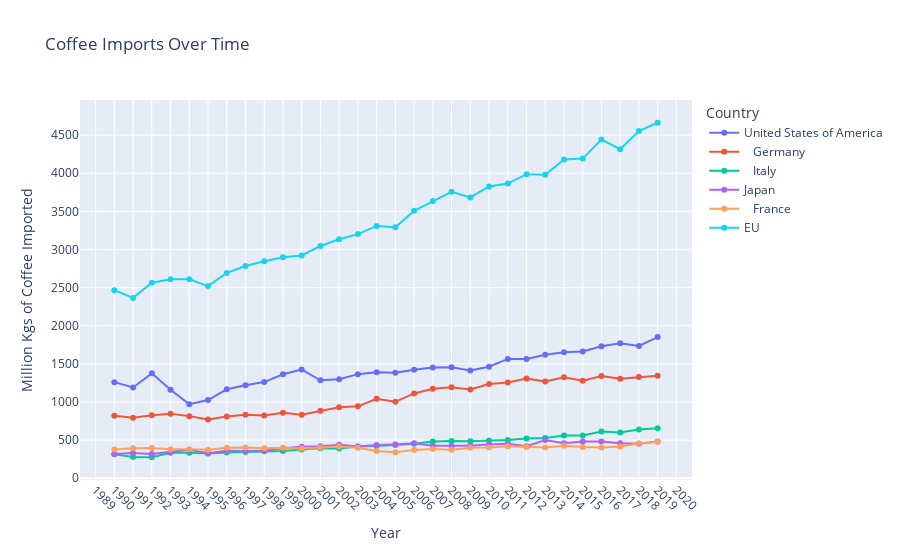

The notebook cell this image was saved under:
### Markdown cell above
Okay with that done, let's check out the results of this!

### Code cell
# Create an interactive line plot
importers_fig = px.line(filtered_df, x='Year', y='Value', color='Country', title='Coffee Imports Over Time')

# Add hover data (displays the value when hovering over a point)
importers_fig.update_traces(mode='markers+lines', hovertemplate='%{y:.2f}')

# Customize the plot
importers_fig.update_xaxes(title_text='Year',tickmode='linear', tickvals=df_long['Year'].unique(),tickangle=45)
importers_fig.update_yaxes(title_text='Million Kgs of Coffee Imported')

# Show the plot
importers_fig.show()

### Figure 1 — Plotly figure (JSON) as saved in the notebook; plotly's stock layout.template omitted (floating-point values rounded to 4 significant figures)
{"data": [{"hovertemplate": "%{y:.2f}", "legendgroup": "United States of America", "line": {"color": "#636efa", "dash": "solid"}, "marker": {"symbol": "circle"}, "mode": "markers+lines", "name": "United States of America", "orientation": "v", "showlegend": true, "type": "scatter", "x": [1990, 1991, 1992, 1993, 1994, 1995, 1996, 1997, 1998, 1999, 2000, 2001, 2002, 2003, 2004, 2005, 2006, 2007, 2008, 2009, 2010, 2011, 2012, 2013, 2014, 2015, 2016, 2017, 2018, 2019], "xaxis": "x", "y": [1260.0, 1190.0, 1376.0, 1160.0, 970.3, 1026.0, 1167.0, 1221.0, 1262.0, 1365.0, 1426.0, 1285.0, 1298.0, 1366.0, 1391.0, 1383.0, 1423.0, 1453.0, 1457.0, 1415.0, 1463.0, 1566.0, 1563.0, 1621.0, 1654.0, 1662.0, 1730.0, 1769.0, 1735.0, 1851.0], "yaxis": "y"}, {"hovertemplate": "%{y:.2f}", "legendgroup": "   Germany", "line": {"color": "#EF553B", "dash": "solid"}, "marker": {"symbol": "circle"}, "mode": "markers+lines", "name": "   Germany", "orientation": "v", "showlegend": true, "type": "scatter", "x": [1990, 1991, 1992, 1993, 1994, 1995, 1996, 1997, 1998, 1999, 2000, 2001, 2002, 2003, 2004, 2005, 2006, 2007, 2008, 2009, 2010, 2011, 2012, 2013, 2014, 2015, 2016, 2017, 2018, 2019], "xaxis": "x", "y": [820.3, 793.7, 827.3, 846.4, 815.0, 771.1, 810.4, 834.3, 824.4, 859.2, 833.7, 885.2, 931.0, 943.6, 1041.0, 1003.0, 1113.0, 1174.0, 1193.0, 1165.0, 1236.0, 1256.0, 1309.0, 1270.0, 1325.0, 1279.0, 1342.0, 1306.0, 1329.0, 1346.0], "yaxis": "y"}, {"hovertemplate": "%{y:.2f}", "legendgroup": "   Italy", "line": {"color": "#00cc96", "dash": "solid"}, "marker": {"symbol": "circle"}, "mode": "markers+lines", "name": "   Italy", "orientation": "v", "showlegend": true, "type": "scatter", "x": [1990, 1991, 1992, 1993, 1994, 1995, 1996, 1997, 1998, 1999, 2000, 2001, 2002, 2003, 2004, 2005, 2006, 2007, 2008, 2009, 2010, 2011, 2012, 2013, 2014, 2015, 2016, 2017, 2018, 2019], "xaxis": "x", "y": [314.5, 277.8, 275.7, 335.6, 333.2, 323.3, 336.5, 344.6, 353.3, 356.6, 378.9, 392.5, 391.4, 415.7, 421.9, 436.1, 452.9, 481.7, 490.3, 484.7, 494.2, 501.3, 521.5, 529.4, 561, 559.7, 613.4, 601.2, 638.3, 654.8], "yaxis": "y"}, {"hovertemplate": "%{y:.2f}", "legendgroup": "Japan", "line": {"color": "#ab63fa", "dash": "solid"}, "marker": {"symbol": "circle"}, "mode": "markers+lines", "name": "Japan", "orientation": "v", "showlegend": true, "type": "scatter", "x": [1990, 1991, 1992, 1993, 1994, 1995, 1996, 1997, 1998, 1999, 2000, 2001, 2002, 2003, 2004, 2005, 2006, 2007, 2008, 2009, 2010, 2011, 2012, 2013, 2014, 2015, 2016, 2017, 2018, 2019], "xaxis": "x", "y": [319.8, 330.6, 319.6, 341.5, 373.0, 329.3, 359.6, 355.3, 361.6, 392.8, 414.5, 419.8, 438.4, 415.4, 435.2, 444.5, 457.9, 425.2, 423.6, 425.4, 444.4, 452.6, 421.5, 502.9, 459.4, 483.8, 481.6, 458.8, 452.4, 482.4], "yaxis": "y"}, {"hovertemplate": "%{y:.2f}", "legendgroup": "   France", "line": {"color": "#FFA15A", "dash": "solid"}, "marker": {"symbol": "circle"}, "mode": "markers+lines", "name": "   France", "orientation": "v", "showlegend": true, "type": "scatter", "x": [1990, 1991, 1992, 1993, 1994, 1995, 1996, 1997, 1998, 1999, 2000, 2001, 2002, 2003, 2004, 2005, 2006, 2007, 2008, 2009, 2010, 2011, 2012, 2013, 2014, 2015, 2016, 2017, 2018, 2019], "xaxis": "x", "y": [378.1, 393.2, 396.7, 380.0, 382.1, 372.8, 399.6, 402.2, 394.6, 400.6, 391.2, 405.2, 415.5, 399.1, 356.4, 342.8, 371.5, 385.2, 375.1, 400.2, 403.0, 419.5, 410.5, 402.8, 426.7, 408.5, 404.3, 418.0, 457.4, 479.6], "yaxis": "y"}, {"hovertemplate": "%{y:.2f}", "legendgroup": "EU", "line": {"color": "#19d3f3", "dash": "solid"}, "marker": {"symbol": "circle"}, "mode": "markers+lines", "name": "EU", "orientation": "v", "showlegend": true, "type": "scatter", "x": [1990, 1991, 1992, 1993, 1994, 1995, 1996, 1997, 1998, 1999, 2000, 2001, 2002, 2003, 2004, 2005, 2006, 2007, 2008, 2009, 2010, 2011, 2012, 2013, 2014, 2015, 2016, 2017, 2018, 2019], "xaxis": "x", "y": [2467.0, 2366.0, 2565.0, 2610.0, 2611.0, 2520.0, 2693.0, 2784.0, 2846.0, 2898.0, 2922.0, 3047.0, 3134.0, 3202.0, 3310.0, 3293.0, 3507.0, 3638.0, 3757.0, 3683.0, 3828.0, 3864.0, 3988.0, 3979.0, 4182.0, 4193.0, 4443.0, 4315.0, 4553.0, 4663.0], "yaxis": "y"}], "layout": {"legend": {"title": {"text": "Country"}, "tracegroupgap": 0}, "title": {"text": "Coffee Imports Over Time"}, "xaxis": {"anchor": "y", "domain": [0, 1], "tickangle": 45, "tickmode": "linear", "tickvals": [1990, 1991, 1992, 1993, 1994, 1995, 1996, 1997, 1998, 1999, 2000, 2001, 2002, 2003, 2004, 2005, 2006, 2007, 2008, 2009, 2010, 2011, 2012, 2013, 2014, 2015, 2016, 2017, 2018, 2019], "title": {"text": "Year"}}, "yaxis": {"anchor": "x", "domain": [0, 1], "title": {"text": "Million Kgs of Coffee Imported"}}}}
